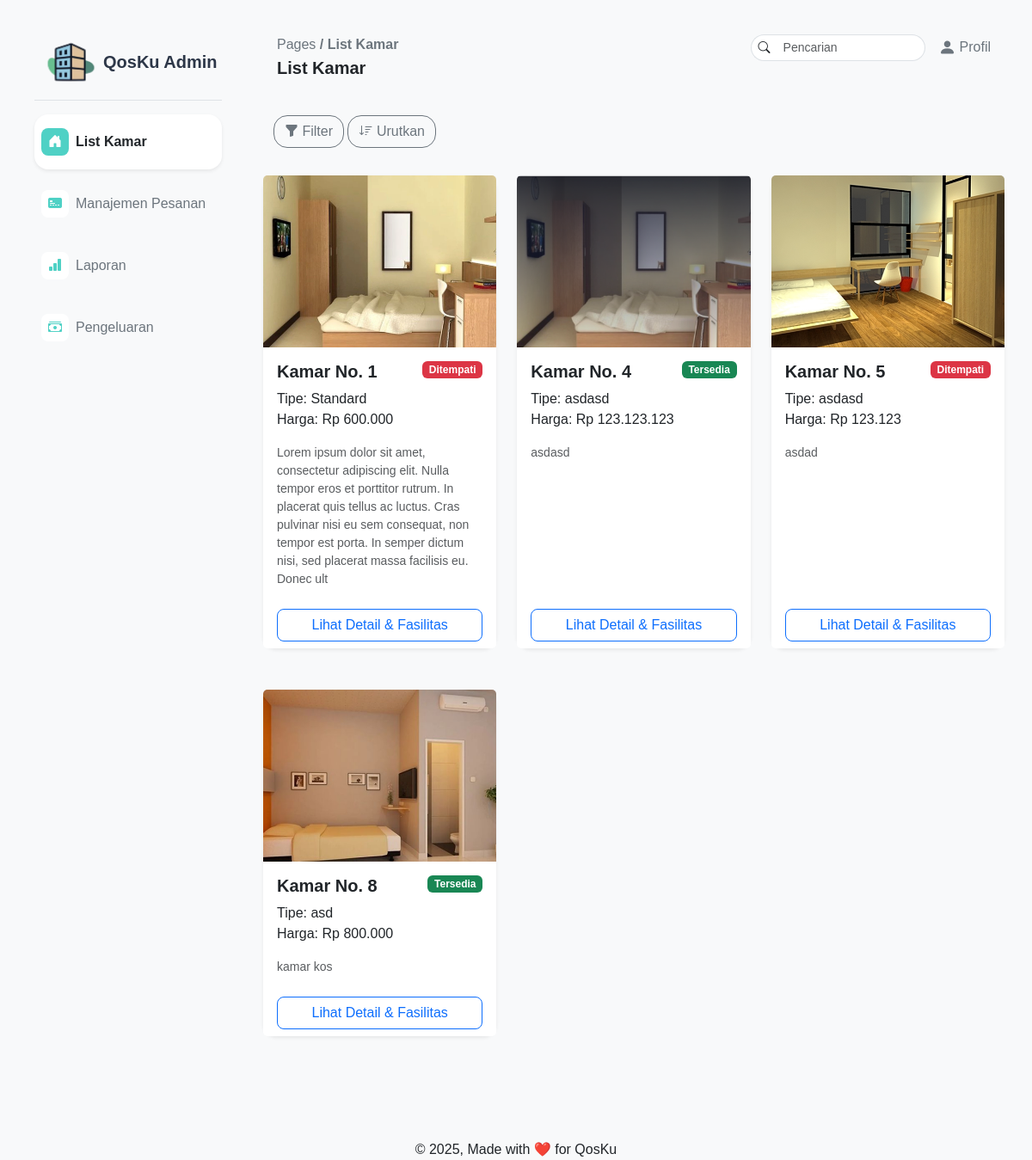
The page /pages/admin/dashboard.php (signed in) on the database as committed earlier.
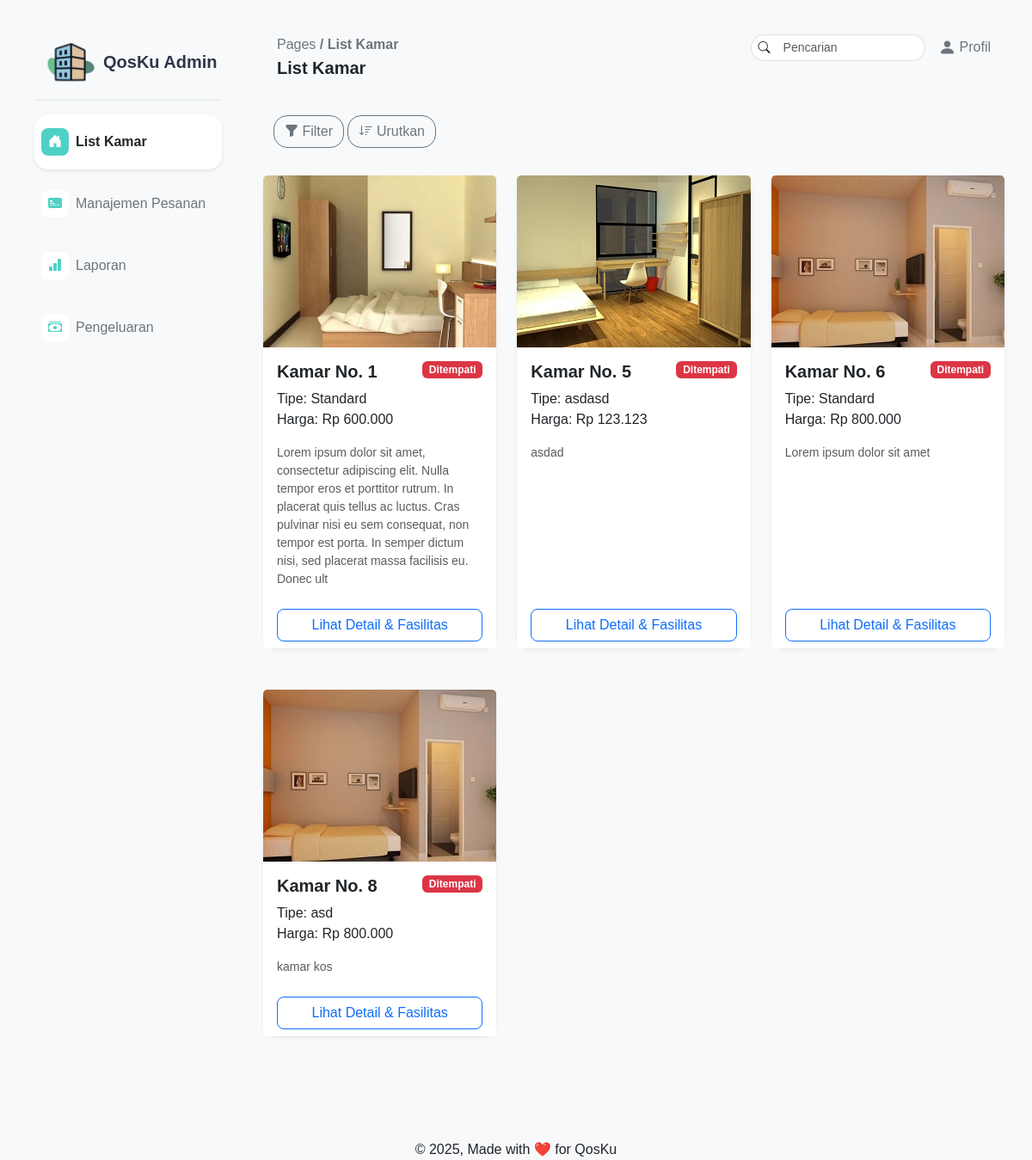
The same page on the database as committed later.
### tables this page shows
CREATE TABLE `kamar_kos` (
  `idKamar` int(11) NOT NULL,
  `nomorKamar` int(11) NOT NULL,
  `tipeKamar` varchar(255) NOT NULL,
  `harga` int(11) NOT NULL,
  `statusKetersediaan` enum('Tersedia','Ditempati','Dalam Perbaikan') NOT NULL DEFAULT 'Tersedia',
  `deskripsi` varchar(255) NOT NULL,
  `gambar` varchar(255) NOT NULL
);

### pages/admin/dashboard.php (the view, shortened to what this page needs)
<?php
require "../../php/connect.php";
$perPage = 6;
$page = isset($_GET['page']) ? max(1, (int)$_GET['page']) : 1;
$offset = ($page - 1) * $perPage;
$query = "SELECT * FROM kamar_kos ORDER BY nomorKamar LIMIT $perPage OFFSET $offset";
$hasil = $connect->query($query);
$kamar = [];
if ($hasil) {
  $kamar = $hasil->fetch_all(MYSQLI_ASSOC);
}
?>
<!DOCTYPE html>
<html lang="en">
<head>
  <link href="https://cdn.jsdelivr.net/npm/bootstrap@5.3.6/dist/css/bootstrap.min.css" rel="stylesheet"
>
  <link rel="stylesheet" href="../../assets/css/style.css">
  <link rel="stylesheet" href="https://cdn.jsdelivr.net/npm/bootstrap-icons@1.13.1/font/bootstrap-icons.min.css">
</head>
<body class="bg-light">
  <div class="d-flex min-vh-100 ms-4 me-4">
    <?php include '../../layout/adminNavbar.php'; ?>
    <div class="flex-grow-1">
      <?php include '../../layout/adminHeader.php'; ?>
      <div class="container-fluid pt-4 pb-3">
        <div class="d-flex justify-content-between align-items-center mb-3 px-2">
          <div>
            <button class="btn btn-outline-secondary rounded-4"><i class="bi bi-funnel-fill"></i> Filter</button>
            <button class="btn btn-outline-secondary rounded-4"><i class="bi bi-sort-down"></i> Urutkan</button>
          </div>
        </div>
      </div>
      <div class="row g-4 px-2">
        <?php foreach ($kamar as $room): ?>
          <div class="col-md-4 mb-4">
            <div class="card shadow-sm border-0 rounded-4 h-100">
              <img src="<?= !empty($room['gambar']) ? '../../assets/img/' . $room['gambar'] : '../../assets/img/backgroundKamar.png' ?>"
                class="card-img-top"
                alt="Kamar No. <?= htmlspecialchars($room['nomorKamar']) ?>"
                style="height: 200px; object-fit: cover;">
              <div class="card-body">
                <div class="d-flex justify-content-between align-items-start">
                  <h5 class="card-title fw-bold">Kamar No. <?= htmlspecialchars($room['nomorKamar']) ?></h5>
                  <span class="badge bg-<?= $room['statusKetersediaan'] === 'Tersedia' ? 'success' : 'danger' ?>">
                    <?= htmlspecialchars($room['statusKetersediaan']) ?>
                  </span>
                </div>
                <p class="card-text">
                  <span class="d-block">Tipe: <?= htmlspecialchars($room['tipeKamar']) ?></span>
                  <span class="d-block">Harga: Rp <?= number_format($room['harga'], 0, ',', '.') ?></span>
                </p>
                <p class="card-text small text-muted"><?= nl2br(htmlspecialchars($room['deskripsi'])) ?></p>
              </div>
              <div class="card-footer bg-white border-0">
                <div class="d-grid">
                  <a href="detailkamar.php?idKamar=<?= $room['idKamar'] ?>" class="btn btn-outline-primary rounded-3">
                    Lihat Detail & Fasilitas
                  </a>
                </div>
              </div>
            </div>
          </div>
        <?php endforeach; ?>
      </div>
    </div>
  </div>
  <div class="footer text-center mt-5 pt-5">
    &copy; 2025, Made with ❤️ for QosKu
  </div>
</body>
</html>

### layout/adminNavbar.php (shortened to what this page needs)
<?php
$current_page = basename($_SERVER['PHP_SELF'], '.php');
$is_room_related = in_array($current_page, ['dashboard', 'detailkamar']);
$is_laporan_related = in_array($current_page, ['laporan', 'riwayattransaksi']);
?>
<nav class="bg-transparent p-3 me-4 d-flex flex-column flex-shrink-0" style="width: 250px;">
    <a class="navbar-brand fw-bold fs-5 pt-3 border-bottom" href="dashboard.php" style="color: #2D3748;">
        <img src="../../assets/img/QosKuIMG.png" class="mb-1" alt="Logo" height="80">QosKu Admin
    </a>
    <div class="flex-grow-1 mt-3 d-flex flex-column justify-content-between h-100">
        <ul class="nav flex-column">
            <li class="nav-item mb-2">
                <a href="dashboard.php" class="nav-link p-0">
                    <div class="rounded-4 py-3 px-2 d-flex align-items-center <?= $is_room_related ? 'bg-white shadow-sm' : 'bg-transparent' ?>">
                        <span class="d-flex justify-content-center align-items-center rounded-3 <?= $is_room_related ? 'bg-utama' : 'bg-white' ?>"
                            style="width: 32px; height: 32px;">
                            <i class="bi bi-house-door-fill <?= $is_room_related ? 'text-white' : 'text-utama' ?>"></i>
                        </span>
                        <span class="ms-2 <?= $is_room_related ? 'fw-bold text-dark' : 'text-secondary' ?>">List Kamar</span>
                    </div>
                </a>
            </li>
            <li class="nav-item mb-2">
                <a href="pesanan.php" class="nav-link p-0">
                    <div class="rounded-4 py-3 px-2 d-flex align-items-center <?= $current_page === 'pesanan' ? 'bg-white shadow-sm' : 'bg-transparent' ?>">
                        <span class="d-flex justify-content-center align-items-center rounded-3 <?= $current_page === 'pesanan' ? 'bg-utama' : 'bg-white' ?>" style="width: 32px; height: 32px;">
                            <i class="bi bi-credit-card-2-front-fill <?= $current_page === 'pesanan' ? 'text-white' : 'text-utama' ?>"></i>
                        </span>
                        <span class="ms-2 <?= $current_page === 'pesanan' ? 'fw-bold text-dark' : 'text-secondary' ?>">Manajemen Pesanan</span>
                    </div>
                </a>
            </li>
            <li class="nav-item mb-2">
                <a href="laporan.php" class="nav-link p-0">
                    <div class="rounded-4 py-3 px-2 d-flex align-items-center <?= $is_laporan_related ? 'bg-white shadow-sm' : 'bg-transparent' ?>">
                        <span class="d-flex justify-content-center align-items-center rounded-3 <?= $is_laporan_related ? 'bg-utama' : 'bg-white' ?>"
                            style="width: 32px; height: 32px;">
                            <i class="bi bi-bar-chart-fill <?= $is_laporan_related ? 'text-white' : 'text-utama' ?>"></i>
                        </span>
                        <span class="ms-2 <?= $is_laporan_related ? 'fw-bold text-dark' : 'text-secondary' ?>">Laporan</span>
                    </div>
                </a>
            </li>
            <li class="nav-item mb-2">
                <a href="pengeluaran.php" class="nav-link p-0">
                    <div class="rounded-4 py-3 px-2 d-flex align-items-center <?= $current_page === 'pengeluaran' ? 'bg-white shadow-sm' : 'bg-transparent' ?>">
                        <span class="d-flex justify-content-center align-items-center rounded-3 <?= $current_page === 'pengeluaran' ? 'bg-utama' : 'bg-white' ?>"
                            style="width: 32px; height: 32px;">
                            <i class="bi bi-cash-stack <?= $current_page === 'pengeluaran' ? 'text-white' : 'text-utama' ?>"></i>
                        </span>
                        <span class="ms-2 <?= $current_page === 'pengeluaran' ? 'fw-bold text-dark' : 'text-secondary' ?>">Pengeluaran</span>
                    </div>
                </a>
            </li>
        </ul>
    </div>
</nav>

### layout/adminHeader.php (shortened to what this page needs)
<?php
$page_titles = [
    'dashboard' => 'List Kamar',
    'detailkamar' => 'Detail Kamar',
    'laporan' => 'Laporan',
    'pesanan' => 'Pesanan',
    'riwayattransaksi' => 'Riwayat Transaksi',
    'pengeluaran' => 'Pengeluaran',
];
$current_page = basename($_SERVER['PHP_SELF'], '.php');
?>
<div class="d-flex justify-content-between mt-4 px-4 pt-3 bg-transparent">
    <div>
        <p class="mb-0 fs-6 text-secondary">Pages <b>/ <?php echo $page_titles[$current_page] ?? ''; ?></b></p>
        <p class="fs-5 fw-bold"><?php echo $page_titles[$current_page] ?? ''; ?></p>
    </div>
    <div class="d-flex align-items-start gap-3">
        <div class="input-group input-group-sm">
            <span class="input-group-text bg-white rounded-4 border-end-0 rounded-end-0">
                <i class="bi bi-search"></i>
            </span>
            <input type="text" class="form-control border-start-0 rounded-4 rounded-start-0" placeholder="Pencarian">
        </div>
        <div class="dropdown-center">
            <div class="d-flex align-items-center gap-1 text-secondary profile-trigger" style="cursor: pointer;">
                <div class="profile-container position-relative">
                    <div class=" d-flex align-items-center gap-1 text-secondary" style="cursor: pointer;">
                        <i class="bi bi-person-fill fs-5"></i>
                        <span class="fs-6">Profil</span>
                    </div>
                </div>
            </div>
        </div>
    </div>
</div>

### assets/css/style.css (style rules this page uses)
body { font-family: Helvetica, Arial, sans-serif; }

### layout/adminNavbar.php (style rules this page uses)
.text-utama { color: #4FD1C5 !important; }
.bg-utama { background-color: #4FD1C5 !important; }

Rows that differ between the two databases and show on the page:
removed kamar_kos: shows a picture, nomorKamar "4", statusKetersediaan "Tersedia", tipeKamar "asdasd", harga "123.123.123", deskripsi "asdasd"
added kamar_kos: gambar (picture), nomorKamar "6", statusKetersediaan "Ditempati", tipeKamar "Standard", harga "800.000", deskripsi "Lorem ipsum dolor sit amet"
changed kamar_kos "asd": statusKetersediaan "Tersedia" → "Ditempati"
